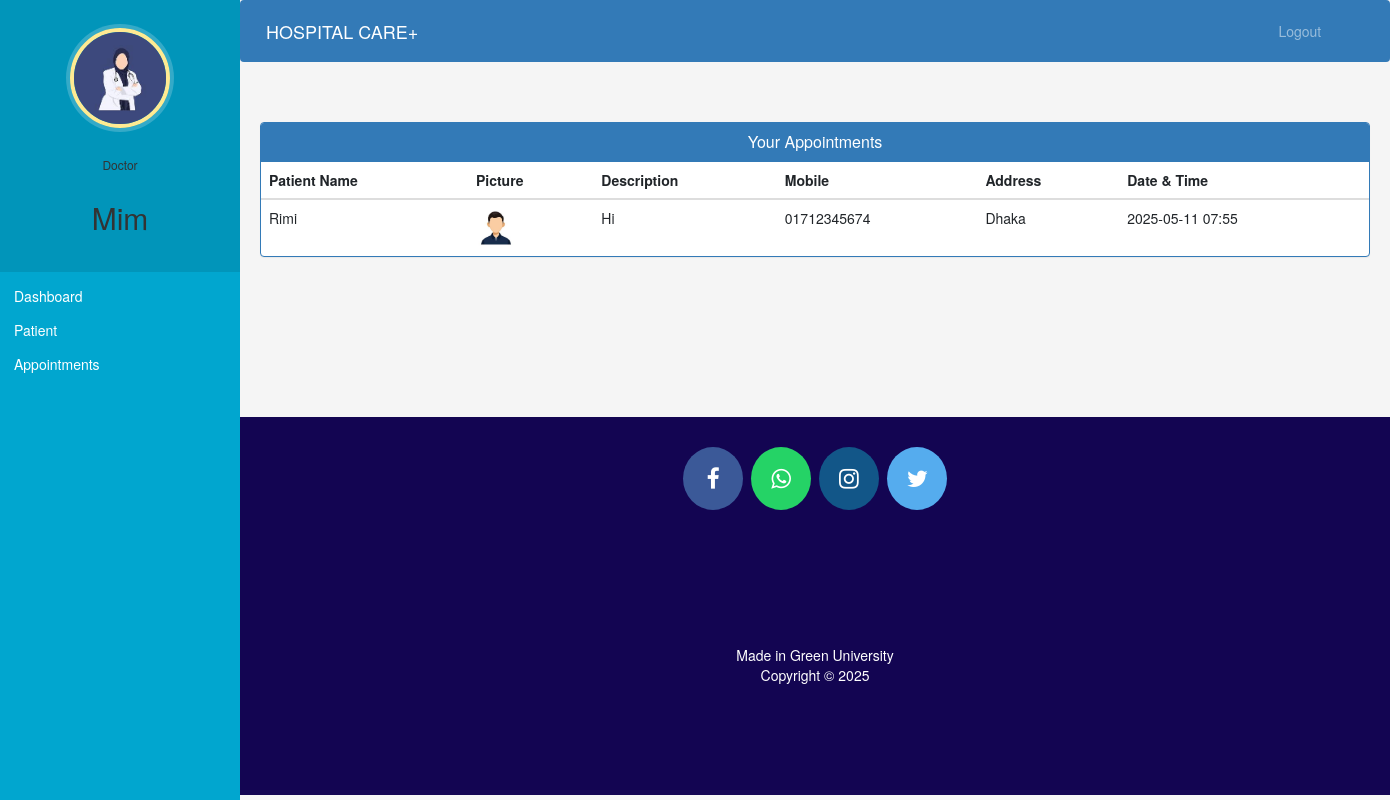
The app's page /doctor-view-appointment (signed in) with its own data.
### hospital/models.py (models this page shows, shortened)
class Doctor(models.Model):
    user=models.OneToOneField(User,on_delete=models.CASCADE)
    profile_pic= models.ImageField(upload_to='profile_pic/DoctorProfilePic/',null=True,blank=True)
    address = models.CharField(max_length=40)
    mobile = models.CharField(
        max_length=11,
        null=True,
        validators=[bd_phone_validator])
    department= models.CharField(max_length=50,choices=departments,default='Cardiologist')
    status=models.BooleanField(default=False)

class Appointment(models.Model):
    description   = models.TextField()
    status        = models.BooleanField(default=False)
    doctorId = models.PositiveIntegerField(null=True, blank=True)
    patientId     = models.IntegerField(null=True, blank=True)
    doctorName    = models.CharField(max_length=200)
    patientName   = models.CharField(max_length=200)
    appointment_datetime = models.DateTimeField(
    verbose_name="Appointment date & time",
    null=True,
    blank=True,
    )

class Patient(models.Model):
    user=models.OneToOneField(User,on_delete=models.CASCADE)
    profile_pic= models.ImageField(upload_to='profile_pic/PatientProfilePic/',null=True,blank=True)
    address = models.CharField(max_length=40)
    mobile = models.CharField(
        max_length=11,
        null=True,
        validators=[bd_phone_validator])
    symptoms = models.CharField(max_length=100,null=False)
    assignedDoctorId = models.PositiveIntegerField(null=True)
    admitDate=models.DateField(auto_now=True)
    status=models.BooleanField(default=False)

### hospital/views.py (the view)
# urls.py: path('doctor-view-appointment', views.doctor_view_appointment_view,name='doctor-view-appointment'),
@login_required(login_url='doctorlogin')
@user_passes_test(is_doctor)
def doctor_view_appointment_view(request):
    doctor=models.Doctor.objects.get(user_id=request.user.id)
    appointments=models.Appointment.objects.all().filter(status=True,doctorId=request.user.id)
    patientid=[]
    for a in appointments:
        patientid.append(a.patientId)
    patients=models.Patient.objects.all().filter(status=True,user_id__in=patientid)
    appointments=zip(appointments,patients)
    return render(request,'hospital/doctor_view_appointment.html',{'appointments':appointments,'doctor':doctor})

### hospital/views.py (called while the page is built)
def is_doctor(user):
    return user.groups.filter(name='DOCTOR').exists()

### templates/hospital/doctor_view_appointment.html (shortened to what this page needs)
{% extends 'hospital/doctor_base.html' %}
{% block content %}
{%load static%}
<head>
  <link href="//netdna.bootstrapcdn.com/bootstrap/3.0.0/css/bootstrap.min.css" rel="stylesheet" id="bootstrap-css">
</head>
<div class="container">
  <div class="panel panel-primary">
    <div class="panel-heading">
      <h6 class="panel-title">Your Appointments</h6>
    </div>
    <table class="table table-hover" id="dev-table">
      <thead>
        <tr>
          <th>Patient Name</th>
          <th>Picture</th>
          <th>Description</th>
          <th>Mobile</th>
          <th>Address</th>
          <th>Date &amp; Time</th>
        </tr>
      </thead>
      {% for a,p in appointments %}
      <tr>
        <td>{{a.patientName}}</td>
        <td> <img src="{% static p.profile_pic.url %}" alt="Profile Pic" height="40px" width="40px" /></td>
        <td>{{a.description}}</td>
        <td>{{p.mobile}}</td>
        <td>{{p.address}}</td>
        <td>{{a.appointment_datetime|date:"Y-m-d H:i" }}</td>
      </tr>
      {% endfor %}
    </table>
  </div>
</div>
{% endblock content %}

### templates/hospital/doctor_base.html (shortened to what this page needs)
<!DOCTYPE html>
{% load static %}
<html lang="en">
<head>
  <link rel="stylesheet" href="https://stackpath.bootstrapcdn.com/bootstrap/4.3.1/css/bootstrap.min.css">
  <link rel="stylesheet" href="https://maxcdn.bootstrapcdn.com/font-awesome/4.7.0/css/font-awesome.min.css">
</head>
<body>
  <nav class="menu" tabindex="0">
    <header class="avatar">
      <img src="{% static doctor.profile_pic.url %}" alt="Profile Pic" />
      <br><br>
      <h6>Doctor</h6>
      <h2>{{request.user.first_name}}</h2>
    </header>
    <ul>
      <li tabindex="0" class="icon-dashboard"> <a style="color:white; text-decoration:none;" href="/doctor-dashboard"><span>Dashboard</span></a> </li>
      <li tabindex="0" class="icon-users"> <a style="color:white; text-decoration:none;" href="/doctor-patient"><span>Patient</span></a></li>
      <li tabindex="0" class="icon-calendar"> <a style="color:white; text-decoration:none;" href="/doctor-appointment"><span>Appointments</span></a></li>
    </ul>
  </nav>
  <main>
    <div class="bs-example">
      <nav class="navbar navbar-expand-md  navbar-dark fixed-top" style="background:#337AB7;">
        <a href="/doctor-dashboard" class="navbar-brand">HOSPITAL CARE+</a>
        <div class="collapse navbar-collapse justify-content-between" id="navbarCollapse">
          <div class="navbar-nav" style=" margin-left: 90%;">
            <a href="/logout" class="nav-item nav-link">Logout</a>
          </div>
        </div>
      </nav>
    </div>
    <br><br>
    {% block content %}
    {% endblock content %}
    <br><br><br><br><br><br><br>
    <footer>
      <p>
        <a id="ftr" href="" class="fa fa-facebook"></a>
        <a id="ftr" href="" class="fa fa-whatsapp"></a>
        <a id="ftr" href="" class="fa fa-instagram"></a>
        <a id="ftr" href="" class="fa fa-twitter"></a>
      </p>
      <br>
      <div class="container">
        <div class="row">
          <div class="col-md-12 col-sm-12">
            <div style="color:#ffffff;" class="wow fadeInUp footer-copyright">
              <p>Made in Green University <br>
                Copyright &copy; 2025  </p>
            </div>
          </div>
        </div>
      </div>
    </footer>
  </main>
</body>
</html>

### templates/hospital/doctor_base.html (style rules this page uses)
body { padding-left: 240px; font-family: 'Roboto', sans-serif; }
main { position: relative; height: 100vh; background-color: #f5f5f5; }
a { color: white; text-decoration: none; }
footer { padding: 0px 0px 0px 0px; background-color: #130552; margin: 0px; }
#ftr { padding: 20px; }
.fa { font-size: 23px; width: 60px; text-align: center; text-decoration: none; margin: 5px 2px; border-radius: 50%; }
.fa-facebook { background: #3B5998; color: white; margin-top: 30px; }
.fa-whatsapp { background: #25d366; color: white; }
.fa-twitter { background: #55ACEE; color: white; }
.fa-instagram { background: #125688; color: white; }
p { text-align: center; }
.menu { background: rgb(1, 166, 207); height: 100vh; width: 240px; position: fixed; top: 0; left: 0; z-index: 5; transition: all 0.3s ease; }
.menu .avatar { background: rgba(0, 0, 0, 0.1); padding: 2em 0.5em; text-align: center; }
.menu .avatar img { width: 100px; border-radius: 50%; border: 4px solid #ffea92; box-shadow: 0 0 0 4px rgba(255, 255, 255, 0.2); }
.menu .avatar h2 { font-weight: normal; margin-top: 1em; }
.menu ul { list-style: none; padding: 0.5em 0; margin: 0; }
.menu ul li { padding: 0.5em 1em; font-size: 1em; font-weight: normal; cursor: pointer; background-repeat: no-repeat; background-position: left 15px center; transition: all 0.15s linear; }
.menu ul li.icon-dashboard { background-image: url("http://www.entypo.com/images//gauge.svg"); }
.menu ul li.icon-users { background-image: url("http://www.entypo.com/images//users.svg"); }
.menu ul li.icon-calendar { background-image: url("http://www.entypo.com/images//calendar.svg"); }
.navbar { background-color:linear-gradient(to right, #6f85fe,rgb(132, 2, 142)); }
.navbar-nav .nav-item { color: white; }

### templates/hospital/doctor_view_appointment.html (style rules this page uses)
a:link { text-decoration: none; }
h6 { text-align: center; }
.row { margin: 100px; }

### records on screen
Doctor: profile_pic (picture)
Appointment: patientName "Rimi", profile_pic (picture), description "Hi", mobile "01712345674", address "Dhaka", appointment_datetime "2025-05-11 07:55"

### other values on screen
{{ request.user.first_name }} "Mim"
